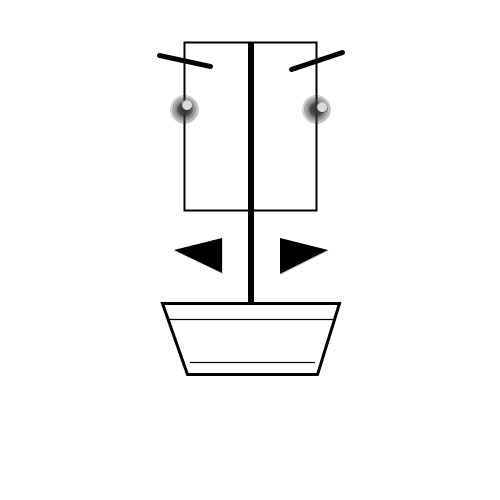
Frame 1 (no input)
Frame 60 (the mouse pressed at the canvas centre just before this capture): identical to frame 1, image omitted
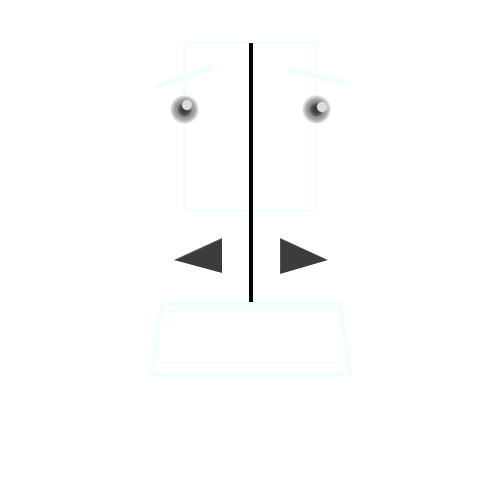
Frame 120 (the mouse held since frame 60 and released just before this capture)

The Processing sketch that drew these frames (run headless with seeded random() and noise(); from frame 60 on, the mouse is pressed at the canvas centre):

// Processing sketch: processing_52052
// ── processing_52052.pde

//PAUL RIVERA - QUICK FACE SKETCH

float r;
float ym; 
float xm; 
int i = 1;


void setup() {
  size(500, 500);
  smooth();
  //noStroke();
}

void draw() {

  float my2 = map(ym, 0, 500, .8, 1.7);
  float my3 = map(ym, 0, 500, 250, 270);
  float g = map(ym, 0, 500, 0, 120);
  float r = random(100);
  background(255);
  xm = mouseX;
  ym =mouseY;


  //  ellipse(width/2,height/2-30,450,450);

  println(ym);
  println (xm); 
  //Head

  strokeWeight(2);
  rect(184, 42.5, 132, 168);


  //eyebrows
  fill(g, 50);
  strokeCap(ROUND);
  strokeWeight(5);
  line(159, my2*69, 210, 66);
  line(291, 69, 342, my2*66);


  //Eyes
  strokeWeight(.01);
  fill(0);
  for (int i=1; i<=30; i=i+1) {
    fill (70, 50);
    ellipse(184.53, 109.5, i, i);
    ellipse(316.53, 109.5, i, i);
    i = i + 2;
    fill(40, 50);
    ellipse(184.53, 109.5, i/2, i/2);
    ellipse(316.53, 109.5, i/2, i/2);
  }
  fill(220);
  ellipse(187, 105, 10, 10);
  ellipse(322, 107, 10, 10);

  //Nose
  strokeWeight(1);
  fill(0);
  rect(248, 42.5, 5, 260);

  //stash

  strokeWeight(.01);
  fill(g);
  triangle(174, my3, 222, 238, 222, 273);
  triangle(280, 238, 328, my3, 280, 274);



  //Chin?
  fill(0);
  //rect(45, 364, 413, 92);
  float my4 = map (ym, 0, 500, 317, 383);
  float my5 = map (ym, 0, 500, 187, 116);
  float my6 = map (ym, 0, 500, 319, 302);
  //mouth
  strokeWeight(3);
  fill(255);
  quad(162, 303, 339, 303, my4, 374, my5, 374);

  //Teeth

  strokeWeight(1.2);
  line(335, my6, 168, my6);
  line(my5+3, 362.5, my4-2.5, 362);
  //  quad(227.44, 351.5, 273.63, 351.5, 268, 373, 232, 374);
  //  quad(225.38, 302.5, 274.45, 302.5, 282, 332.5, 218, 332.5);
  //  line(249, 302, 249, 332);
  //  line(249, 351, 249, 373);

  if (mousePressed)
  {

    for (int b=i*2; b<=width*2; b=b+3) 
    {
      noFill();
      stroke(i*2, i*4, i*10);


      //      ellipse(width/2, height/2,i, i);
      arc(width/2, height/2, i, i, radians(b), radians(b));
      arc(width/2, height/2, i*2, i*2, radians(b), radians(b));
      arc(width/2, height/2, i*4, i*4, radians(b), radians(b));
      //      b = b+10;
      //      for (int c=1; c<=width; c=c+2) {
      //      ellipse(width/2,width, c,c);
      //      }
    }
  }
  r=r/2;
  i = i+1;


  if ((i>=200) && (mousePressed))
  {
    i =i-30;
  }
}
 void mouseReleased() {
    i=1*0;
  }


//void mouseDragged() {
//  stroke(i/20, i/50, r);
//}
